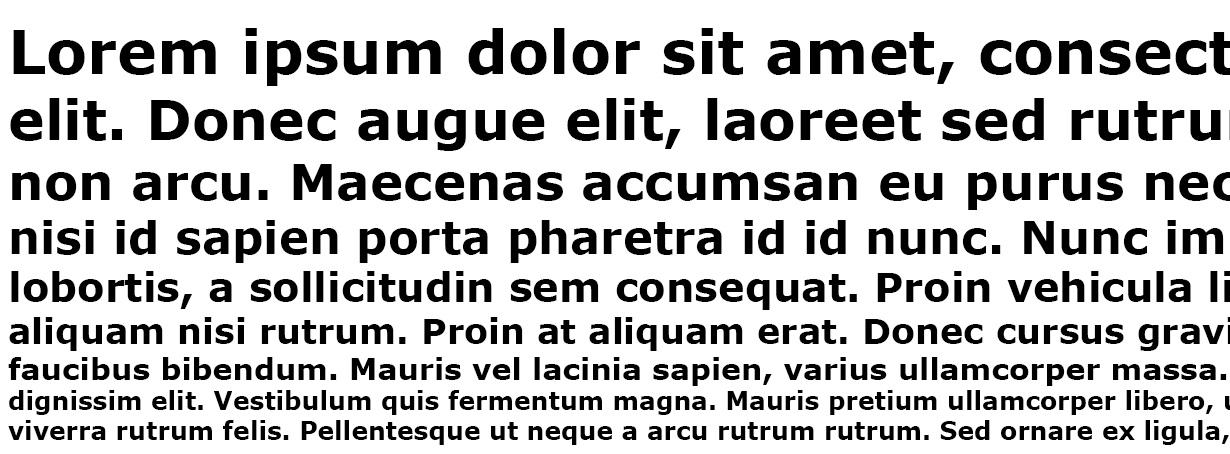
#> input picture src/main/python/ipsum(NOT_DONE)/task_ipsum.jpg, 1230 x 454 px
$ python ipsum.py
#> lines starting #> are read from the running program, lines starting #| are printed output that depends on the picture; after the words box and inside, x2 and y2 are one past the last pixel; in counts of white or black regions, pixels touching at a corner belong together
from PIL import Image
import numpy as np

# Загружаем изображение
img = Image.open('task_ipsum.jpg')
#> img is the input picture: PIL image 1230x454 RGB; min 0, max 255, mean 196.4
data = np.array(img)

print("Размер изображения:", img.size)
#| Размер изображения: (1230, 454)
print("Режим:", img.mode)
#| Режим: RGB

# Метод 1: Инвертируем цвета (черное станет белым)
inverted = Image.fromarray(255 - data)
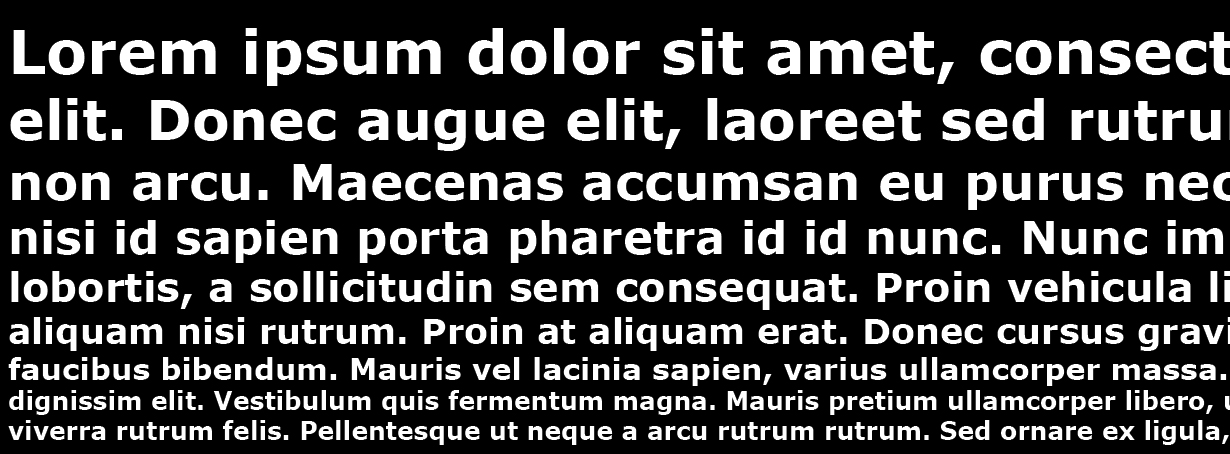
#> inverted: PIL image 1230x454 RGB; min 0, max 255, mean 58.6
inverted.save('inverted.png')
print("✓ Создан inverted.png - инвертированные цвета")

# Метод 2: Увеличиваем контраст для почти черных пикселей
# Ищем пиксели, которые почти черные (но не совсем)
threshold = 10  # пиксели темнее этого значения
dark_mask = np.all(data < threshold, axis=2)
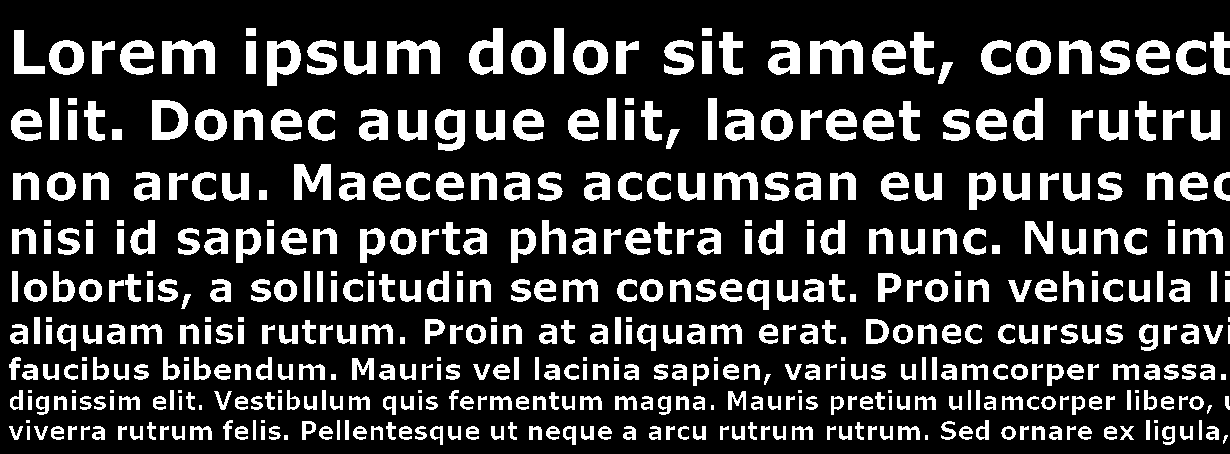
#> dark_mask: shape (454, 1230) bool; 20.8% white; 497 white regions (20 under 20 px), largest, box (x1, y1, x2, y2) and area: (162, 40, 215, 74) 1110, (387, 40, 440, 74) 1110, (810, 40, 863, 74) 1110
highlighted = data.copy()
highlighted[dark_mask] = [255, 0, 0]  # Красным
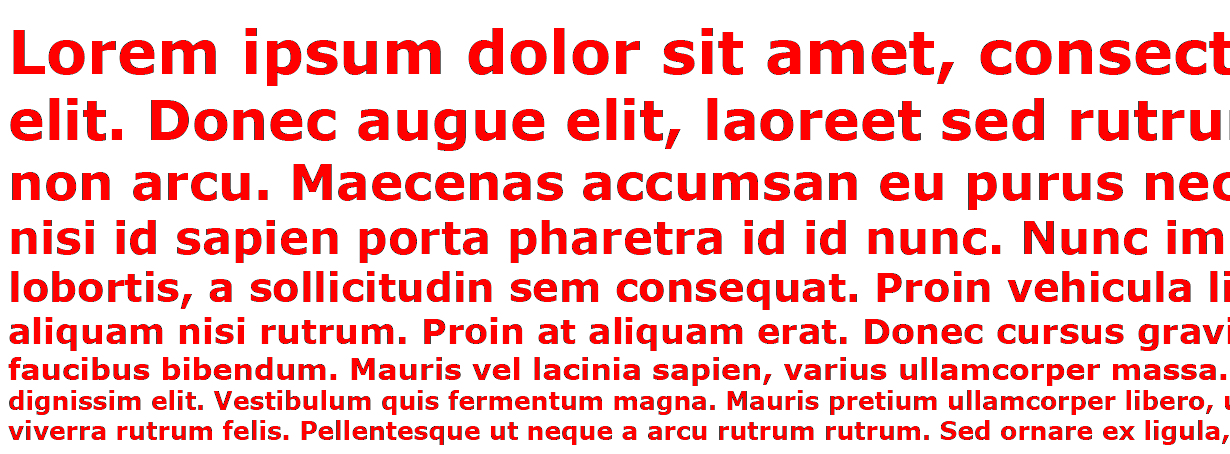
#> highlighted: shape (454, 1230, 3); mean R, G, B 249.5, 196.4, 196.4
Image.fromarray(highlighted).save('dark_pixels.png')
print("✓ Создан dark_pixels.png - выделены темные пиксели")

# Метод 3: Бинаризация - делаем только черное и белое
gray = img.convert('L')
threshold = 1  # всё что не идеально черное - белое
binary = gray.point(lambda x: 0 if x < threshold else 255, '1')
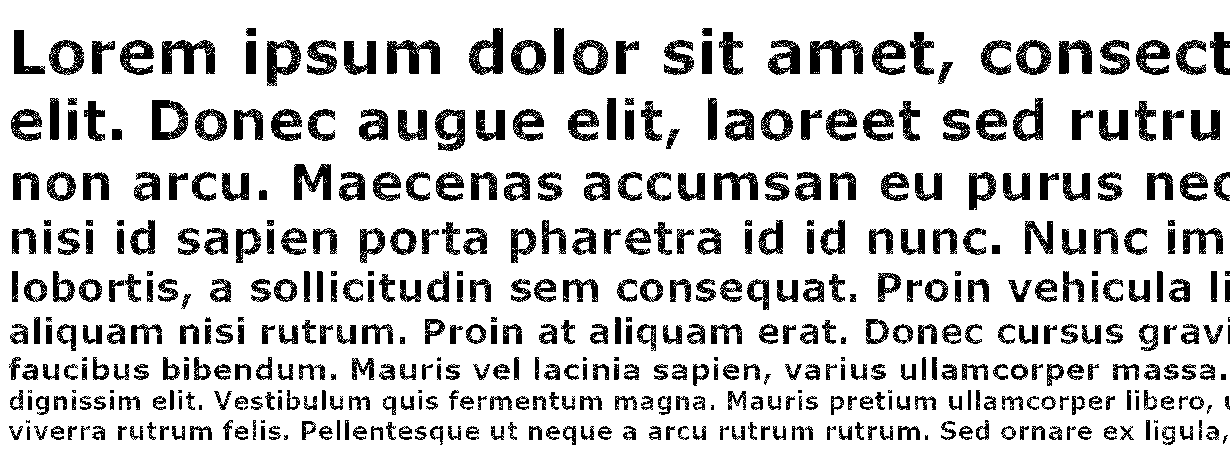
#> binary: PIL image 1230x454 1; 81.4% white; 499 black regions (25 under 20 px), largest, box (x1, y1, x2, y2) and area: (162, 40, 215, 74) 1037, (387, 40, 440, 74) 1037, (810, 40, 863, 74) 1037
binary.save('binary.png')
print("✓ Создан binary.png - бинарное изображение")

# Метод 4: Анализ LSB (младших битов) - популярный метод стеганографии
def extract_lsb(img_array, bit=0):
    # Извлекаем конкретный бит из каждого канала
#> called with bit = 0
    lsb = (img_array >> bit) & 1
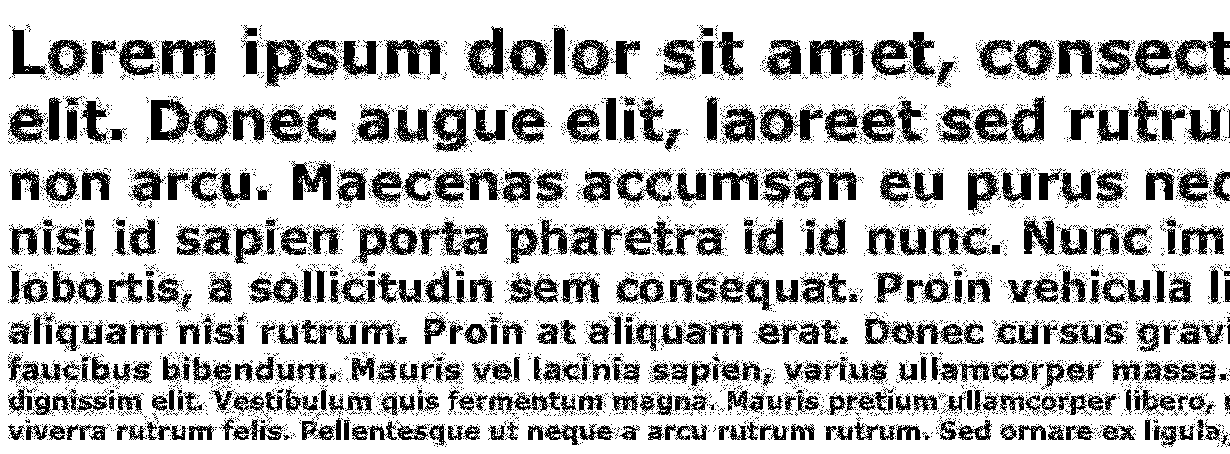
#> lsb: shape (454, 1230); values 0 (black) and 1 (white), 75.2% white; 7128 black regions (6695 under 20 px), largest, box (x1, y1, x2, y2) and area: (151, 99, 229, 142) 1575, (385, 40, 442, 78) 1169, (161, 40, 216, 76) 1162
    lsb = lsb * 255  # Делаем видимым
    return lsb

lsb_r = extract_lsb(data[:,:,0])
lsb_g = extract_lsb(data[:,:,1])
lsb_b = extract_lsb(data[:,:,2])

Image.fromarray(lsb_r.astype(np.uint8)).save('lsb_red.png')
Image.fromarray(lsb_g.astype(np.uint8)).save('lsb_green.png')
Image.fromarray(lsb_b.astype(np.uint8)).save('lsb_blue.png')
print("✓ Созданы lsb_*.png - LSB каждого канала")

# Метод 5: Проверяем разницу между соседними пикселями
diff = np.abs(np.diff(data.astype(np.int16), axis=1))
diff = np.concatenate([diff, np.zeros((diff.shape[0], 1, 3), dtype=diff.dtype)], axis=1)
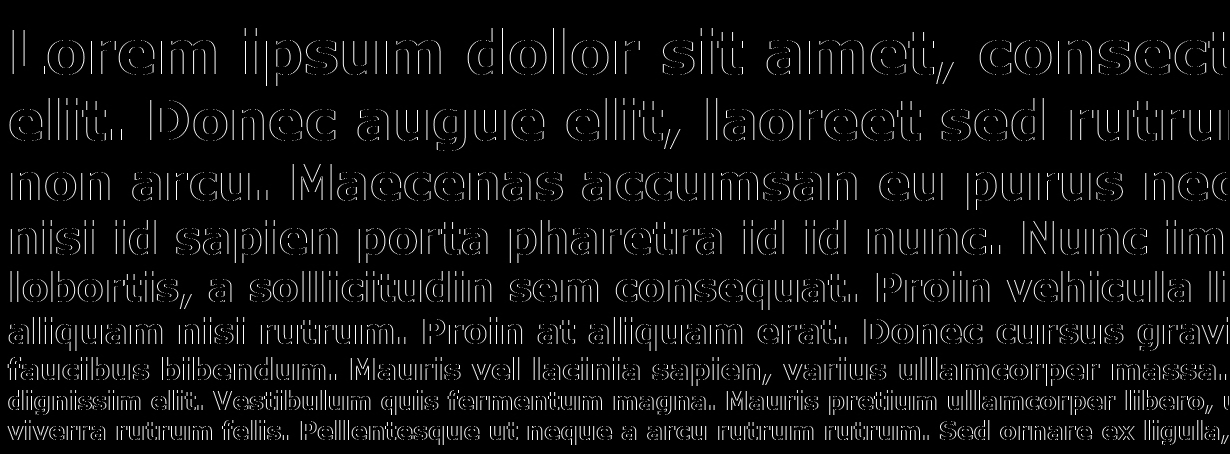
#> diff: shape (454, 1230, 3) int16; min 0, max 255, mean 12.9
diff = np.clip(diff * 50, 0, 255).astype(np.uint8)  # Усиливаем
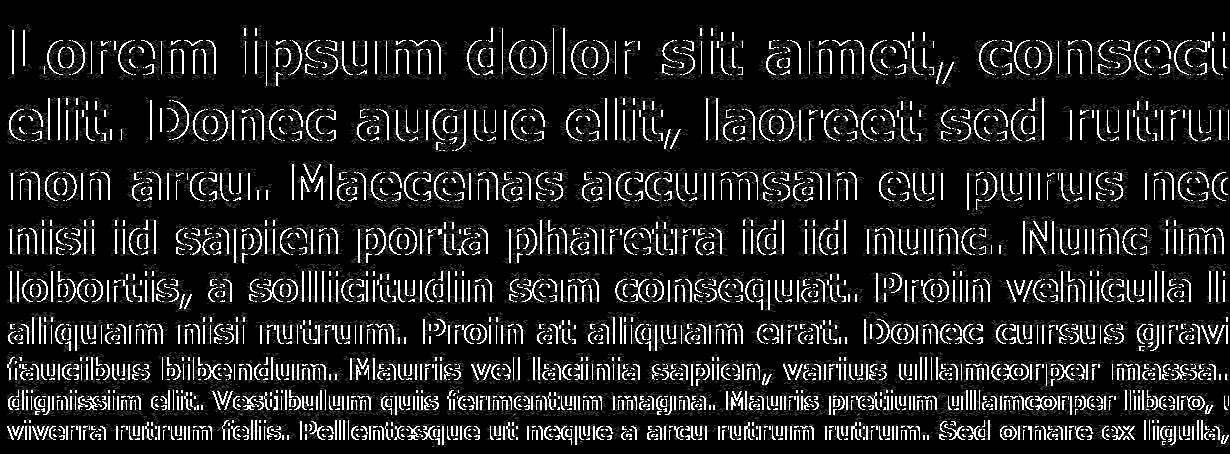
#> diff: shape (454, 1230, 3); min 0, max 255, mean 31.7
Image.fromarray(diff).save('edges.png')
print("✓ Создан edges.png - границы и перепады")

# Метод 6: Только чисто черные пиксели (0,0,0)
pure_black = np.all(data == 0, axis=2)
result = np.ones_like(data) * 255
result[pure_black] = [0, 0, 0]
Image.fromarray(result.astype(np.uint8)).save('pure_black_only.png')
print("✓ Создан pure_black_only.png - только идеально черные пиксели")

print("\nПроверьте созданные файлы! Флаг должен быть в одном из них.")
